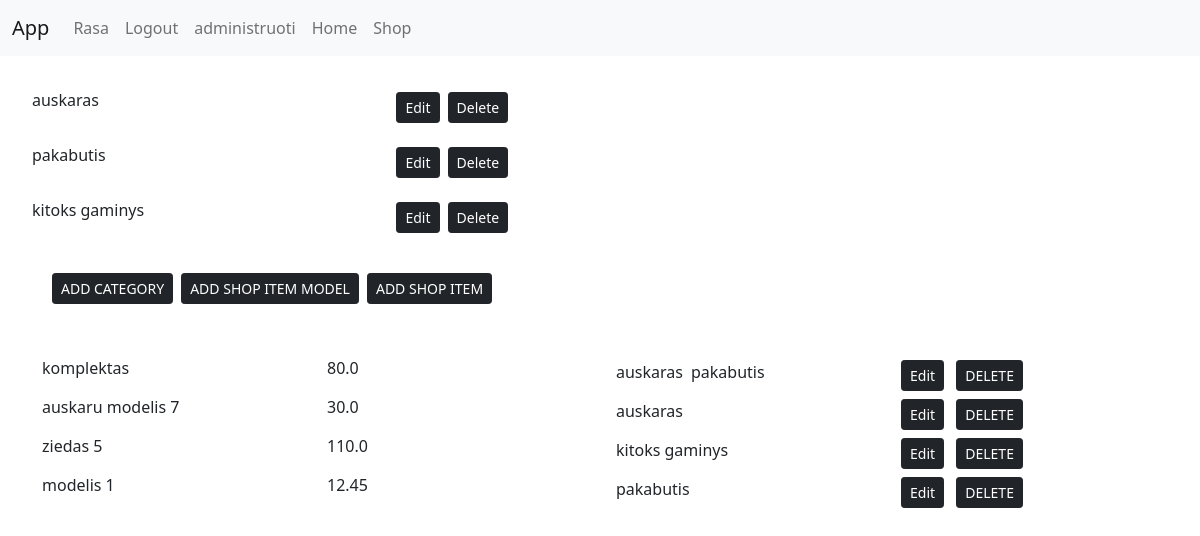
The app's page /app/administrator/ (signed in) with its own data.
### shop/models.py (models this page shows, shortened)
class ItemCategory(models.Model):
    item_category = models.CharField("Item category", max_length=30, help_text="shop item category name")
    def __str__(self):
        return f"{self.item_category}"

class ItemModel(models.Model):
    item_model_name = models.CharField("Item model name", max_length=30, help_text="shop item category name")
    category_id = models.ManyToManyField("ItemCategory", help_text="Item category")
    price = models.FloatField("Item price", default="0.00")
    photo = models.ImageField(default="item_pics/default.jpg", upload_to="item_pics", null=True)

### shop/views.py (the view)
# urls.py: path("administrator/", views.administrator_page, name='administrator_n'),
@login_required
def administrator_page(request):
    categories_num = ItemCategory.objects.all().count()
    categories_list = ItemCategory.objects.all()
    item_models_list = ItemModel.objects.all()
    data = {
        'categories_num_cntx': categories_num,
        'categories_list_cntx': categories_list,
        'item_models_list_cntx': item_models_list
    }
    if admin_group_name in [group.name for group in request.user.groups.all()]:
        return render(request, 'administrator_page.html', context=data)
    else:
        return redirect('index_n')

### shop/templates/administrator_page.html (shortened to what this page needs)
{% extends "base.html" %}
{% block content %}
<div class="d-inline-flex flex-column p-4">
    {% for category_obj in categories_list_cntx %}
    <div class="d-flex flex-row p-2  justify-content-between">
        <div>
            {{ category_obj }}
        </div>
        <div class="d-inline-flex flex-row">
            <a class="btn btn-sm btn-primary btn-dark m-1" href="{% url 'update_category_n' category_obj.id %}"
               role="button">Edit</a>
            <a class="btn btn-sm btn-primary btn-dark m-1" href="{% url 'delete_category_n' category_obj.id %}"
               role="button">Delete</a>
        </div>
    </div>
    {% endfor %}
    <div class="d-inline-flex flex-row p-4">
        <a class="btn btn-sm btn-primary btn-dark m-1" href="{% url 'add_category_n' %}">ADD CATEGORY</a>
        <a class="btn btn-sm btn-primary btn-dark m-1" href="{% url 'add_item_model_n' %}">ADD SHOP ITEM MODEL</a>
        <a class="btn btn-sm btn-primary btn-dark m-1" href="{% url 'add_item_n' %}">ADD SHOP ITEM</a>
    </div>
</div>
<div class="container">
    <div class="row row-cols-4">
        {% for item_model_obj in item_models_list_cntx %}
        <div class="col">
            {{ item_model_obj.item_model_name }}
        </div>
        <div class="col">
            {{ item_model_obj.price }}
        </div>
        <div class="col d-inline-flex flex-row">
            {% for category_obj in item_model_obj.category_id.all %}
            <div class="m-1">{{ category_obj }}</div>
            {% endfor %}
        </div>
        <div class="col">
            <a class="btn btn-sm btn-primary btn-dark m-1" href="{% url 'update_item_model_n' item_model_obj.id %}"
               role="button">Edit</a>
            <a class="btn btn-sm btn-primary btn-dark m-1" href="{% url 'delete_item_model_n' item_model_obj.id %}"
               role="button">DELETE</a>
        </div>
        {% endfor %}
    </div>
</div>
<br>
{% endblock %}

### shop/templates/navbar_1.html (shortened to what this page needs)
<nav class="navbar navbar-expand-lg navbar-light bg-light">
    <div class="container-fluid">
        <a class="navbar-brand" href="{% url 'index_n' %}">App</a>
        <div class="collapse navbar-collapse" id="navbarSupportedContent">
            <ul class="navbar-nav me-auto mb-2 mb-lg-0">
                {% if user.is_authenticated %}
                <li class="nav-item">
                    <a class="nav-link" href="{% url 'user_profile_n' %}">{{ user.get_username }}</a>
                </li>
                <li class="nav-item">
                    <a class="nav-link" href="{% url 'logout' %}?next=/">Logout</a>
                </li>
                {% for group in user.groups.all %}
                {% if group.name == 'shop_admin' %}
                <li class="nav-item">
                    <a class="nav-link" href="{% url 'administrator_n' %}">administruoti</a>
                </li>
                {% endif %}
                {% endfor %}
                {% endif %}
                <li class="nav-item">
                    <a class="nav-link" href="{% url 'index_n' %}">Home</a>
                </li>
                <li class="nav-item">
                    <a class="nav-link" href="{% url 'view_items_models_list_n' %}">Shop</a>
                </li>
            </ul>
        </div>
    </div>
</nav>

### records on screen
ItemCategory: item_category "auskaras"
ItemCategory: item_category "pakabutis"
ItemCategory: item_category "kitoks gaminys"
ItemModel: item_model_name "komplektas", price "80.0"
ItemModel: item_model_name "auskaru modelis 7", price "30.0"
ItemModel: item_model_name "ziedas 5", price "110.0"
ItemModel: item_model_name "modelis 1", price "12.45"

### other values on screen
{{ user.get_username }} "Rasa"
